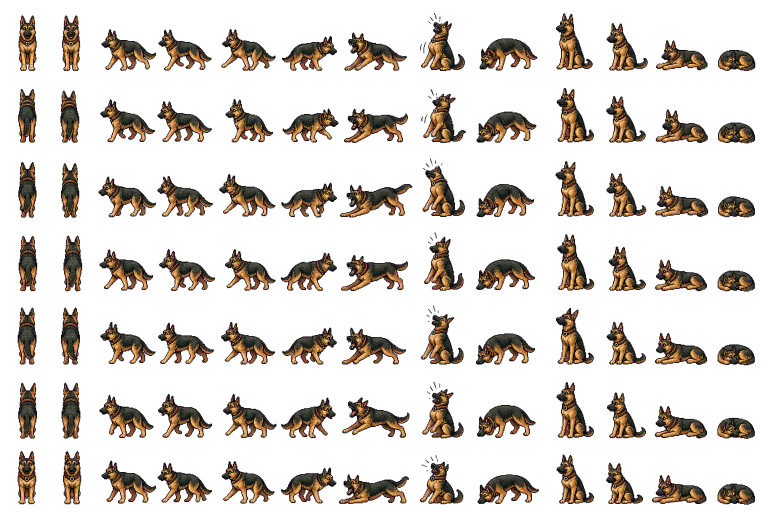
#> input picture godot/assets/world/animations/bruce.png, 1536 x 1024 px, given in place of sam.png, which was not available (shown at 1/2 size)
$ python build_enemy_variants.py
#> lines starting #> are read from the running program, lines starting #| are printed output that depends on the picture; pictures that were not available may be replaced by others from this repository, and a replacement may not be noted
#!/usr/bin/env python3
"""Build the eight zombie and eight raider animation model sets.

The source sheets are project-original authored survivors.  Reusing their complete
pose sheets keeps every frame on the exact 128x147 grid; the generated enemy
variants only change visual identity and never touch combat data.
"""

from __future__ import annotations

from pathlib import Path
import random

from PIL import Image, ImageEnhance


ROOT = Path(__file__).resolve().parents[2]
ANIM = ROOT / "godot/assets/world/animations"
ATTACK = ROOT / "godot/assets/world/attacks"

# Four men and four women, alternating.  The last woman derives from the same
# complete pose source as Nightingale but receives a distinct build/palette pass.
MODELS = (
    ("sam", "m"),
    ("christine", "f"),
    ("notty", "m"),
    ("rat", "f"),
    ("doug", "m"),
    ("nightingale", "f"),
    ("pete", "m"),
    ("nightingale", "f"),
)

CELL_W = 128
CELL_H = 147


def alpha_blend_tint(image: Image.Image, tint: tuple[int, int, int], amount: float) -> Image.Image:
    rgba = image.convert("RGBA")
    color = Image.new("RGBA", rgba.size, (*tint, 255))
    mixed = Image.blend(rgba, color, amount)
    mixed.putalpha(rgba.getchannel("A"))
    return mixed


def reshape_cells(image: Image.Image, width_factor: float, height_factor: float) -> Image.Image:
    """Resize each cell around its bottom-center anchor without changing the grid."""
    cols = image.width // CELL_W
    rows = image.height // CELL_H
    out = Image.new("RGBA", image.size)
    for row in range(rows):
        for col in range(cols):
            box = (col * CELL_W, row * CELL_H, (col + 1) * CELL_W, (row + 1) * CELL_H)
            cell = image.crop(box)
            resized = cell.resize(
                (max(1, round(CELL_W * width_factor)), max(1, round(CELL_H * height_factor))),
                Image.Resampling.NEAREST,
            )
            x = col * CELL_W + (CELL_W - resized.width) // 2
            y = (row + 1) * CELL_H - resized.height
            out.alpha_composite(resized, (x, y))
    return out


def raider_variant(source: Image.Image, index: int) -> Image.Image:
    palette = (
        (86, 72, 66), (66, 76, 72), (76, 68, 58), (72, 62, 70),
        (76, 64, 52), (72, 70, 58), (60, 70, 78), (54, 68, 72),
    )
    out = ImageEnhance.Color(source.convert("RGBA")).enhance(0.82)
    out = alpha_blend_tint(out, palette[index], 0.08 if index < 7 else 0.18)
    if index == 7:
        out = reshape_cells(out, 0.88, 0.96)
    return out


def zombie_variant(source: Image.Image, index: int) -> Image.Image:
    corpse_tints = (
        (72, 83, 60), (77, 72, 67), (58, 77, 66), (72, 66, 78),
        (80, 73, 54), (66, 76, 72), (61, 70, 78), (56, 75, 73),
    )
    out = ImageEnhance.Color(source.convert("RGBA")).enhance(0.34)
    out = ImageEnhance.Brightness(out).enhance(0.82)
    out = alpha_blend_tint(out, corpse_tints[index], 0.26)
    if index == 7:
        out = reshape_cells(out, 0.88, 0.96)

    # Deterministic grime/blood flecks, clipped to the existing opaque silhouette.
    pixels = out.load()
    rng = random.Random(0xD34D510 + index)
    for y in range(out.height):
        for x in range(out.width):
            r, g, b, a = pixels[x, y]
            if a > 160 and rng.random() < 0.0045:
                pixels[x, y] = (max(38, r // 2), min(g, 38), min(b, 34), a)
    return out


def save(image: Image.Image, path: Path) -> None:
    path.parent.mkdir(parents=True, exist_ok=True)
    image.save(path, optimize=True)


def main() -> None:
    for index, (source_name, _gender) in enumerate(MODELS):
        number = index + 1
        anim_source = Image.open(ANIM / f"{source_name}.png")
#> anim_source is the input picture: PIL image 1536x1024 RGBA; mean R, G, B, A 20.5, 15.1, 10, 56.2
        attack_source = Image.open(ATTACK / f"{source_name}.png")
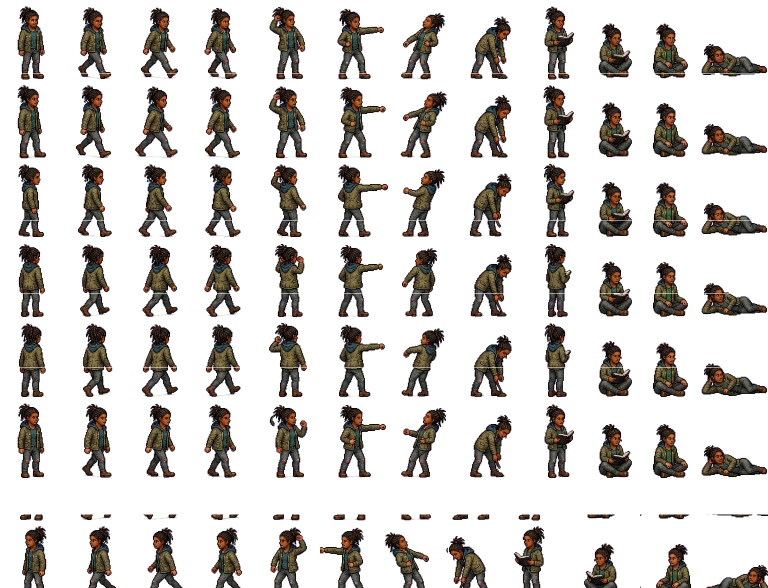
#> input picture godot/assets/world/animations/christine.png, 1536 x 1176 px, given in place of sam.png, which was not available (shown at 1/2 size)
#> attack_source is the input picture: PIL image 1536x1176 RGBA; mean R, G, B, A 14.8, 11.8, 9, 59.3

        save(zombie_variant(anim_source, index), ANIM / f"zombie-{number:02}.png")
#> in zombie_variant, `out = ImageEnhance.Color(source.convert("RGBA")).enhance(0.34)`:
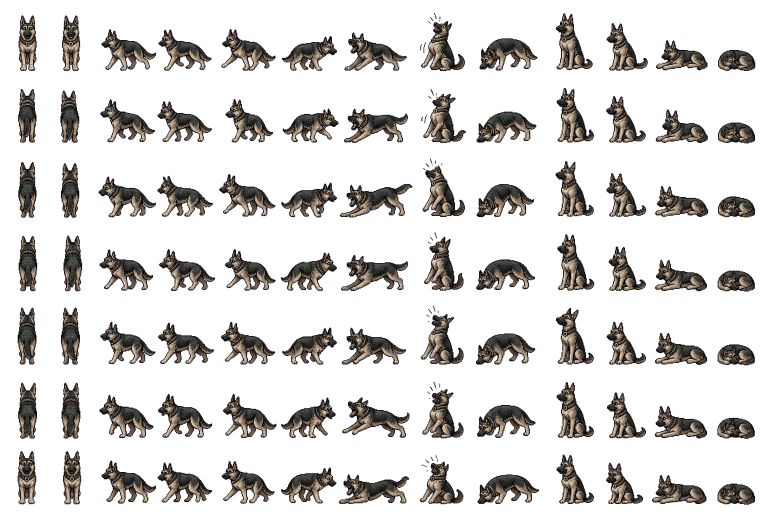
#> out: PIL image 1536x1024 RGBA (shown at 1/2 size); mean R, G, B, A 17.6, 15.7, 14, 56.2; transparent parts drawn white
#> in zombie_variant, `out = ImageEnhance.Brightness(out).enhance(0.82)`:
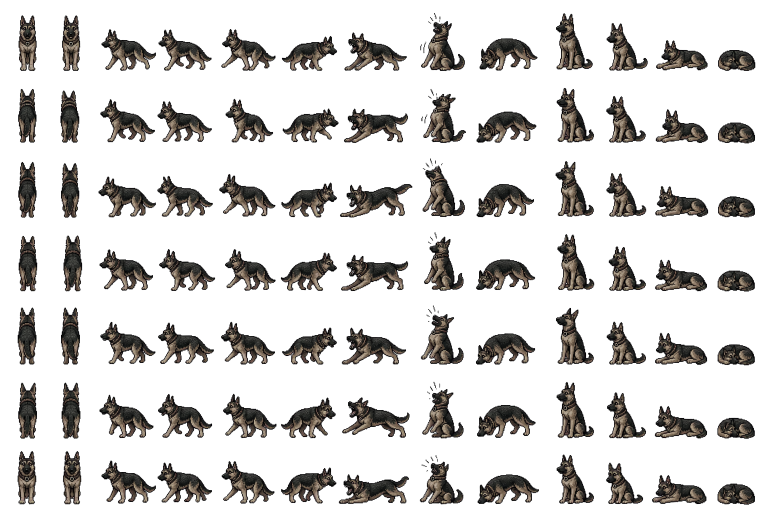
#> out: PIL image 1536x1024 RGBA (shown at 1/2 size); mean R, G, B, A 14.3, 12.8, 11.3, 56.2; transparent parts drawn white
#> in alpha_blend_tint, `color = Image.new("RGBA", rgba.size, (*tint, 255))`:
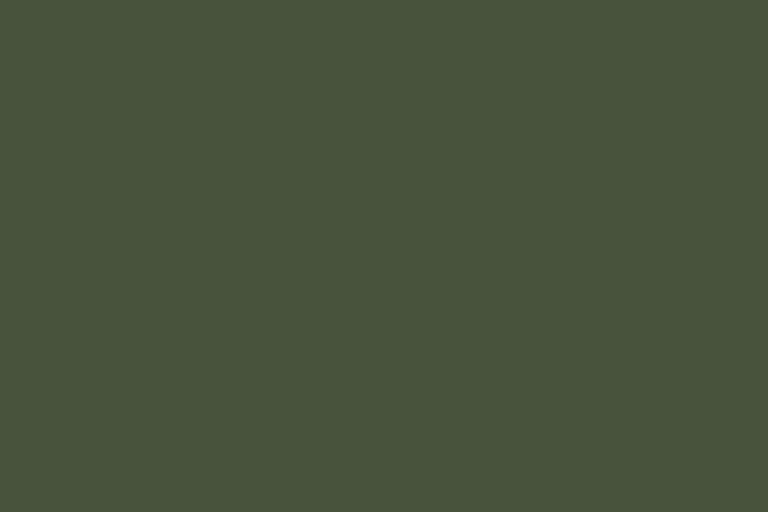
#> color: PIL image 1536x1024 RGBA (shown at 1/2 size); mean R, G, B, A 72, 83, 60, 255
#> in alpha_blend_tint, `mixed = Image.blend(rgba, color, amount)`:
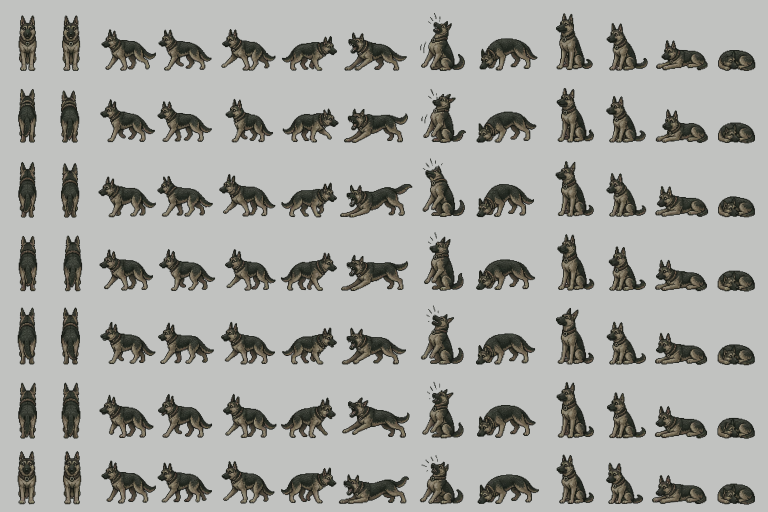
#> mixed: PIL image 1536x1024 RGBA (shown at 1/2 size); mean R, G, B, A 28.6, 30.5, 23.4, 107.6; transparent parts drawn white
        save(raider_variant(anim_source, index), ANIM / f"raider-{number:02}.png")
        save(raider_variant(attack_source, index), ATTACK / f"raider-{number:02}.png")
#> call 3 of alpha_blend_tint, with tint = (86, 72, 66), amount = 0.08
#> in alpha_blend_tint (call 3), `color = Image.new("RGBA", rgba.size, (*tint, 255))`:
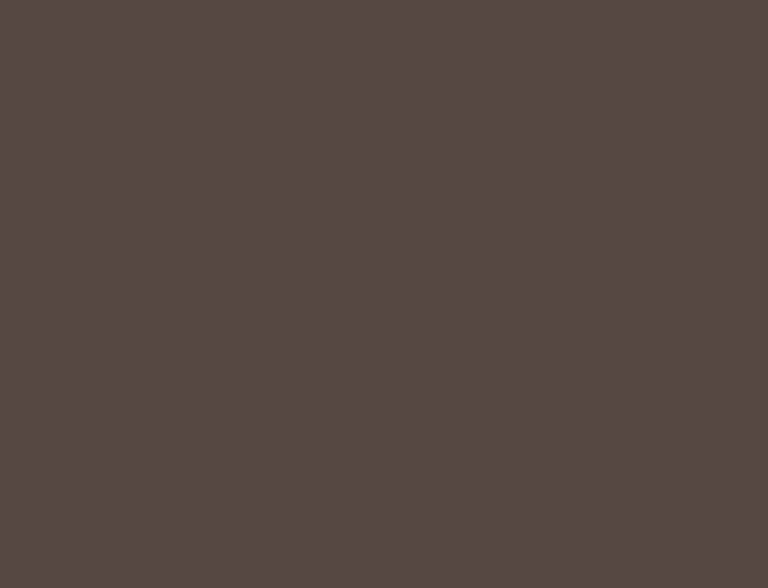
#> color: PIL image 1536x1176 RGBA (shown at 1/2 size); mean R, G, B, A 86, 72, 66, 255


if __name__ == "__main__":
#> (the run stopped early here; a loop or call above may not have finished)
